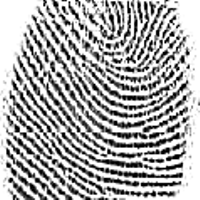
%> input picture Team 8 FingerRecognition/Team 8 FingerRecognition/train/1/11.jpg, 200 x 200 px; its folder holds only this picture in this run
$ octave AllforAll.m   (GNU Octave 9; MATLAB toolbox functions it lacks are replaced by stand-ins)
%> lines starting %> are read from the running program, lines starting %| are printed output that depends on the picture; in (x1, y1, x2, y2) boxes, pixels count from 0 and x2, y2 are one past the last pixel; in counts of white or black regions, pixels touching at a corner belong together; the program's own positions count from 1
### Team 8 FingerRecognition/Team 8 FingerRecognition/process_img.m
function thin_img=process_img(img_name,varargin)
%> called with img_name = 'train/1/11.jpg'
echo off;
I = imread(img_name);
%> I is the input picture: size 200x200x3 uint8; min 0, max 255, mean 170.7
%
% figure;
% imshow(I)
% title('original image');


% check if optional param sent then use faster filter for AllforAll.m
if numel(varargin) > 0
x = EnhanceFP(I);
end

% check if  No  optional param sent
if numel(varargin) == 0
x = preprocessing3(I);
end
% figure;
% imshow(x)
% title('enhansed  image');


b=binarization(x);

%
% figure;
% imshow(b)
% title('binarized  image');

thin_img=bwmorph(b,'thin','inf');

% [5 lines of commented-out code are left out]


end

### Team 8 FingerRecognition/Team 8 FingerRecognition/EnhanceFP.m
function Eimg = EnhanceFP(img)
%UNTITLED Summary of this function goes here
%   Detailed explanation goes here
m0=100;
v0=10000;
img=rgb2gray(img);
[L,W] =size(img);
%> L = 200; W = 200
Eimg=(zeros(L,W));
img =im2double(img);
%> img: size 200x200 double
m=mean2(img);
%> m = 0.669
v=std2(img).^2; %main ,variance
%> v = 0.12
for length=1:L
    for width=1:W
        z=((img(length,width)-m).^2);
        x=((z-m).^2);
        y=sqrt(x*v0/v);

         if (img(length,width)>m)
             Eimg(length,width)=m0 + y;

         else
             Eimg(length,width)=m0 - y;
         end
     end
end
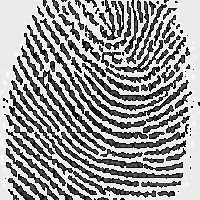
%> Eimg: size 200x200 double; min -93.44, max 293.4, mean 139.6; drawn with min black and max white

end

### Team 8 FingerRecognition/Team 8 FingerRecognition/binarization.m
function [final]=binarization(I)
echo off;
[w,h]=size(I);
%> w = 200; h = 200
o=zeros(w,h);
for i=1:8:w
    for j=1:8:w
        mean_th=0;
        if(i+7<=w & j+7<=h)
            mean_th=mean2(I(i:i+7,j:j+7));
            mean_th=0.8*mean_th;
            o(i:i+7,j:j+7)=I(i:i+7,j:j+7)<mean_th;
        end
    end
end
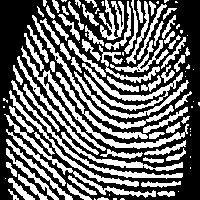
%> o: size 200x200 double; values 0 (black) and 1 (white), 41.9% white; 108 white regions (34 under 20 px), largest, box (x1, y1, x2, y2) and area: (21, 46, 189, 151) 1435, (82, 63, 183, 111) 957, (32, 15, 174, 129) 872
%> the run ends on the next line
final=o;


end

### Team 8 FingerRecognition/Team 8 FingerRecognition/AllforAll.m
clc;
%clf;
clear;
person =[]
matched ={};
for p=1:30
TrainDistances1 = []
TrainDistances2 = []
TrainDistances3 = []
TrainDistances4 = []
personNum = num2str(p)
%personNum = '2';
folder = strcat('train/',personNum);
object = dir (folder);
for i =3:6
img_train= object(i).name
filepath = strcat(folder,'/',img_train);
thin_image = process_img(filepath,1);

$ run again, on Team 8 FingerRecognition/Team 8 FingerRecognition/train/1/12.jpg
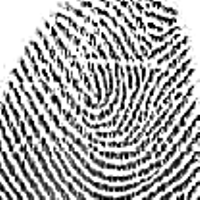
%> input picture Team 8 FingerRecognition/Team 8 FingerRecognition/train/1/12.jpg, 200 x 200 px
%> in process_img, I is the input picture: size 200x200x3 uint8; min 0, max 255, mean 168.9
%> m = 0.662
%> v = 0.114
%> after the loop in EnhanceFP, `for length=1:L`:
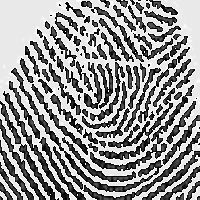
%> Eimg: size 200x200 double; min -95.98, max 296, mean 134.4; drawn with min black and max white
%> after the loop in binarization, `for i=1:8:w`:
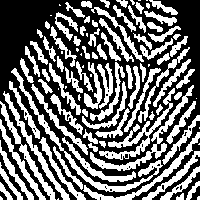
%> o: size 200x200 double; values 0 (black) and 1 (white), 42.8% white; 104 white regions (22 under 20 px), largest, box (x1, y1, x2, y2) and area: (11, 68, 163, 192) 1108, (90, 85, 194, 171) 863, (99, 88, 175, 160) 861
